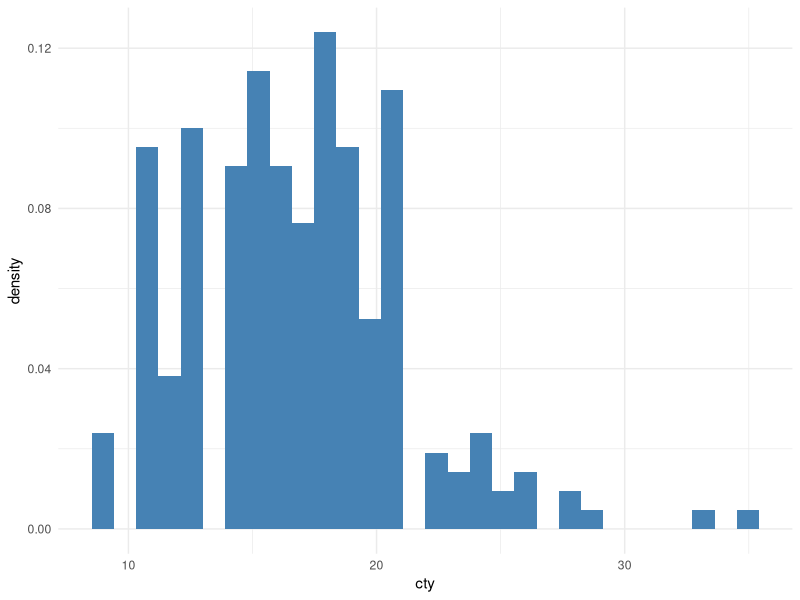

This figure's R source:
library(tidyverse)
mpg %>% 
  ggplot(aes(x = cty)) +
  geom_histogram(aes(y = after_stat(density)), fill = "steelblue") +
  theme_minimal()
